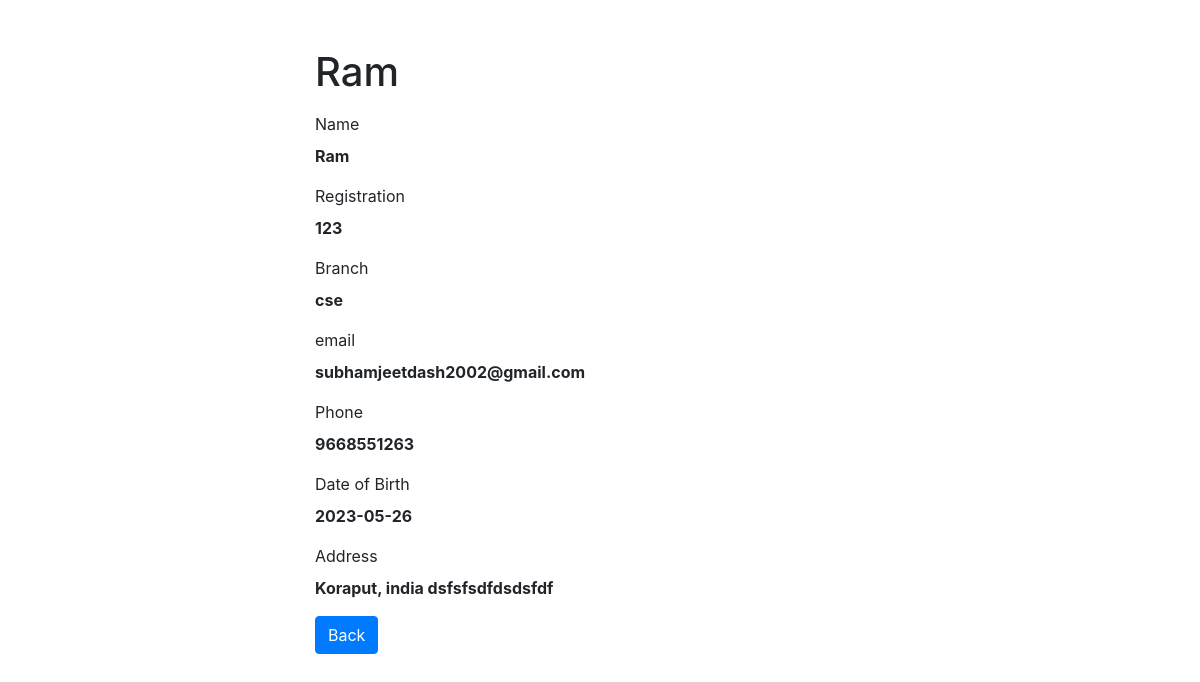
/student_module/student_profile.php?id=11, run on the app's committed database.
### tables this page shows
CREATE TABLE `student` (
  `id` int(11) NOT NULL,
  `password` varchar(100) NOT NULL DEFAULT '123',
  `name` varchar(50) NOT NULL,
  `registration` bigint(10) NOT NULL,
  `branch` varchar(30) NOT NULL,
  `email` varchar(30) NOT NULL,
  `phone` bigint(10) NOT NULL,
  `dob` date NOT NULL,
  `address` varchar(80) NOT NULL
);

### student_module/student_profile.php (the view, shortened to what this page needs)
<?php
if(isset($_GET["id"]) && !empty(trim($_GET["id"]))){
    require_once "../connection/connect.php";
    $sql = "SELECT * FROM student WHERE id = ?";
    if($stmt = mysqli_prepare($link, $sql)){
        mysqli_stmt_bind_param($stmt, "i", $param_id);
        if(mysqli_stmt_execute($stmt)){
            $result = mysqli_stmt_get_result($stmt);
            if(mysqli_num_rows($result) == 1){
                $row = mysqli_fetch_array($result, MYSQLI_ASSOC);
            } else{
                header("location: error.php");
                exit();
            }
        } else{
            echo "Oops! Something went wrong. Please try again later.";
        }
    }
} else{
    header("location: error.php");
    exit();
}
?>
<!DOCTYPE html>
<html lang="en">
<head>
    <link rel="stylesheet" href="https://stackpath.bootstrapcdn.com/bootstrap/4.5.2/css/bootstrap.min.css">
</head>
<body>
    <div class="wrapper">
        <div class="container-fluid">
            <div class="row">
                <div class="col-md-12">
                    <h1 class="mt-5 mb-3"><?php echo $row["name"]; ?></h1>
                    <div class="form-group">
                        <label>Name</label>
                        <p><b><?php echo $row["name"]; ?></b></p>
                    </div>
                    <div class="form-group">
                        <label>Registration</label>
                        <p><b><?php echo $row["registration"]; ?></b></p>
                    </div>
                    <div class="form-group">
                        <label>Branch</label>
                        <p><b><?php echo $row["branch"]; ?></b></p>
                    </div>
                    <div class="form-group">
                        <label>email</label>
                        <p><b><?php echo $row["email"]; ?></b></p>
                    </div>
                    <div class="form-group">
                        <label>Phone</label>
                        <p><b><?php echo $row["phone"]; ?></b></p>
                    </div>
                    <div class="form-group">
                        <label>Date of Birth</label>
                        <p><b><?php echo $row["dob"]; ?></b></p>
                    </div>
                    <div class="form-group">
                        <label>Address</label>
                        <p><b><?php echo $row["address"]; ?></b></p>
                    </div>
                    <p><a href="student.php" class="btn btn-primary">Back</a></p>
                </div>
            </div>
        </div>
    </div>
</body>
</html>

### student_module/student_profile.php (style rules this page uses)
.wrapper { width: 600px; margin: 0 auto; }

### data on the page
student: name "Ram", registration "123", branch "cse", email "subhamjeetdash2002@gmail.com", phone "9668551263", dob "2023-05-26", address "Koraput, india dsfsfsdfdsdsfdf"
